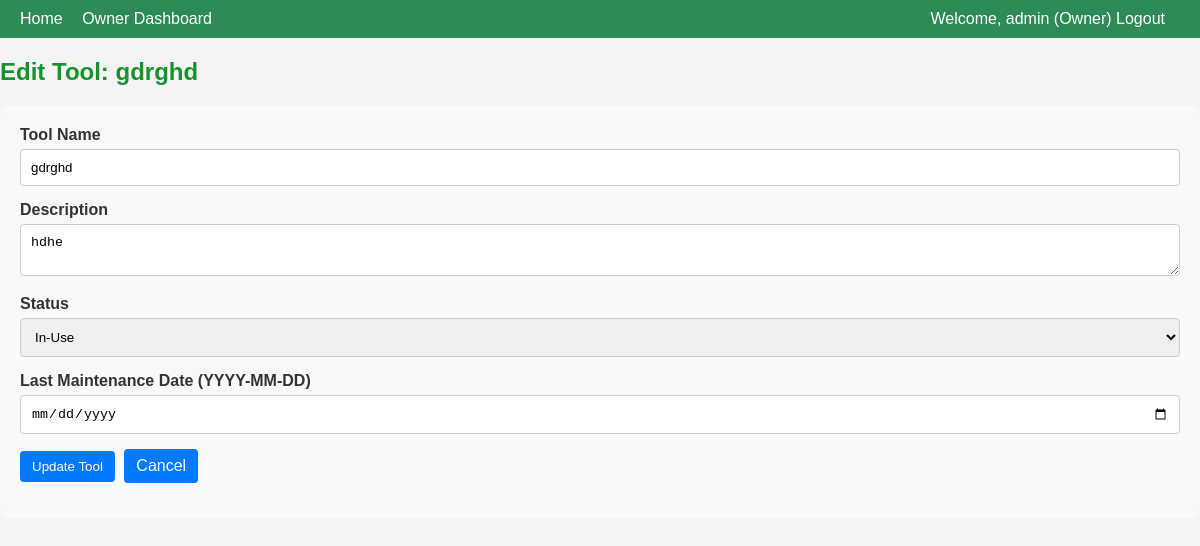
Screenshot of /owner/edit_tool/1 (signed in) with the database file from the repository.
### models.py (models this page shows, shortened)
class User(UserMixin, db.Model):
    id = db.Column(db.Integer, primary_key=True)
    username = db.Column(db.String(20), unique=True, nullable=False)
    email = db.Column(db.String(120), unique=True, nullable=False)
    password_hash = db.Column(db.String(128), nullable=False)
    role = db.Column(db.String(10), nullable=False, default='worker') # 'owner' or 'worker'
    tasks = db.relationship('Task', backref='assignee', lazy=True)
    reported_issues = db.relationship('ToolIssue', backref='reporter', lazy=True)
    job_requests = db.relationship('JobRequest', backref='requester', lazy=True) # Requester of the job request

class Tool(db.Model):
    id = db.Column(db.Integer, primary_key=True)
    name = db.Column(db.String(100), nullable=False)
    description = db.Column(db.Text, nullable=True)
    status = db.Column(db.String(20), nullable=False, default='Available') # Available, In-Use, Maintenance
    last_maintenance = db.Column(db.DateTime, nullable=True)
    tasks = db.relationship('Task', backref='tool', lazy=True)
    issues = db.relationship('ToolIssue', backref='tool_affected', lazy=True)
    job_requests = db.relationship('JobRequest', backref='tool', lazy=True)

### app.py (the view, shortened to what this page needs)
@app.route('/owner/edit_tool/<int:tool_id>', methods=['GET', 'POST'])
@owner_required
def edit_tool(tool_id):
    tool = Tool.query.get_or_404(tool_id)
    form = EditToolForm(obj=tool)
    return render_template('owner/edit_tool.html', form=form, tool=tool)

### forms.py
class EditToolForm(FlaskForm):
    name = StringField('Tool Name', validators=[DataRequired(), Length(max=100)])
    description = TextAreaField('Description')
    status = SelectField('Status', choices=[('Available', 'Available'), ('In-Use', 'In-Use'), ('Maintenance', 'Maintenance')], validators=[DataRequired()])
    last_maintenance = DateField('Last Maintenance Date (YYYY-MM-DD)', format='%Y-%m-%d', description='Optional', render_kw={"placeholder": "YYYY-MM-DD"})
    submit = SubmitField('Update Tool')

### app.py (called while the page is built)
@login_manager.user_loader
def load_user(user_id):
    return User.query.get(int(user_id))

### templates/owner/edit_tool.html (shortened to what this page needs)
{% extends "base.html" %}
{% block content %}
    <h2>Edit Tool: {{ tool.name }}</h2>
    <form method="POST">
        <div>
            {{ form.name.label }}
            {{ form.name() }}
        </div>
        <div>
            {{ form.description.label }}
            {{ form.description() }}
        </div>
        <div>
            {{ form.status.label }}
            {{ form.status() }}
        </div>
        <div>
            {{ form.last_maintenance.label }}
            {{ form.last_maintenance() }}
        </div>
        <div>
            {{ form.submit(class="btn btn-primary") }}
            <a href="{{ url_for('owner_dashboard') }}" class="btn btn-secondary">Cancel</a>
        </div>
    </form>
{% endblock %}

### templates/base.html (shortened to what this page needs)
<!DOCTYPE html>
<html lang="en">
<head>
    <link rel="stylesheet" href="{{ url_for('static', filename='css/style.css') }}">
</head>
<body>
    <nav class="navbar">
        <div>
            <a href="{{ url_for('home') }}">Home</a>
            {% if current_user.is_authenticated %}
                {% if current_user.role == 'owner' %}
                    <a href="{{ url_for('owner_dashboard') }}">Owner Dashboard</a>
                {% elif current_user.role == 'worker' %}
                    <a href="{{ url_for('worker_dashboard') }}">Worker Dashboard</a>
                    <a href="{{ url_for('request_job') }}">Request a Job</a>
                {% endif %}
            {% endif %}
        </div>
        <div>
            {% if current_user.is_authenticated %}
                <span>Welcome, {{ current_user.username }} ({{ current_user.role | capitalize }})</span>
                <a href="{{ url_for('logout') }}">Logout</a>
            {% else %}
                <a href="{{ url_for('login') }}">Login</a>
                <a href="{{ url_for('register') }}">Register</a>
            {% endif %}
        </div>
    </nav>
    <div class="container">
        {% block content %}{% endblock %}
    </div>
</body>
</html>

### static/css/style.css (style rules this page uses)
body { font-family: Arial, sans-serif; margin: 0; padding: 0; background-color: #f4f4f4; color: #333; }
h1, h2, h3 { color: #17922c; }
.navbar { background-color: #2e8b57; color: white; padding: 10px 20px; display: flex; justify-content: space-between; align-items: center; }
.navbar a { color: white; text-decoration: none; margin-right: 15px; }
form { background-color: #f9f9f9; padding: 20px; border-radius: 8px; margin-top: 20px; }
form div { margin-bottom: 15px; }
form label { display: block; margin-bottom: 5px; font-weight: bold; }
form input[type="text"], form input[type="email"], form input[type="password"], form select, form textarea, form input[type="date"] { width: 100%; padding: 10px; border: 1px solid #ccc; border-radius: 4px; box-sizing: border-box; }
.btn { display: inline-block; padding: 8px 12px; margin-right: 5px; border-radius: 4px; text-decoration: none; color: white; background-color: #007bff; border: none; cursor: pointer; }
.btn-primary { background-color: #007bff; }

### rows the page displays
User: username "admin", role "Owner"
Tool: name "gdrghd", description "hdhe", status "In-Use"
